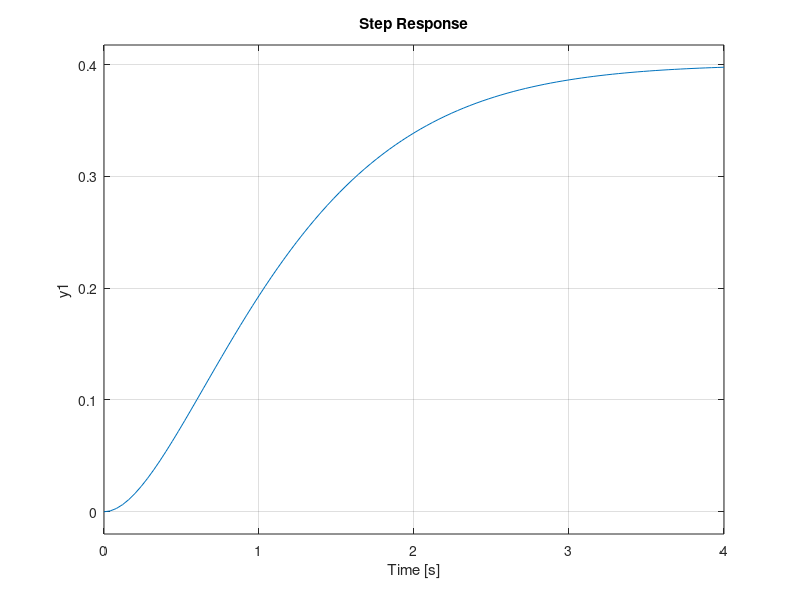

MATLAB code for this plot:


s = tf('s');

G = 1/(s*s+3*s+1.5);

[num, den] = tfdata(G,'v');
[A,B,C,D] = tf2ss(num,den);
Gss = ss(A,B,C,D);


step(feedback(G, 1));